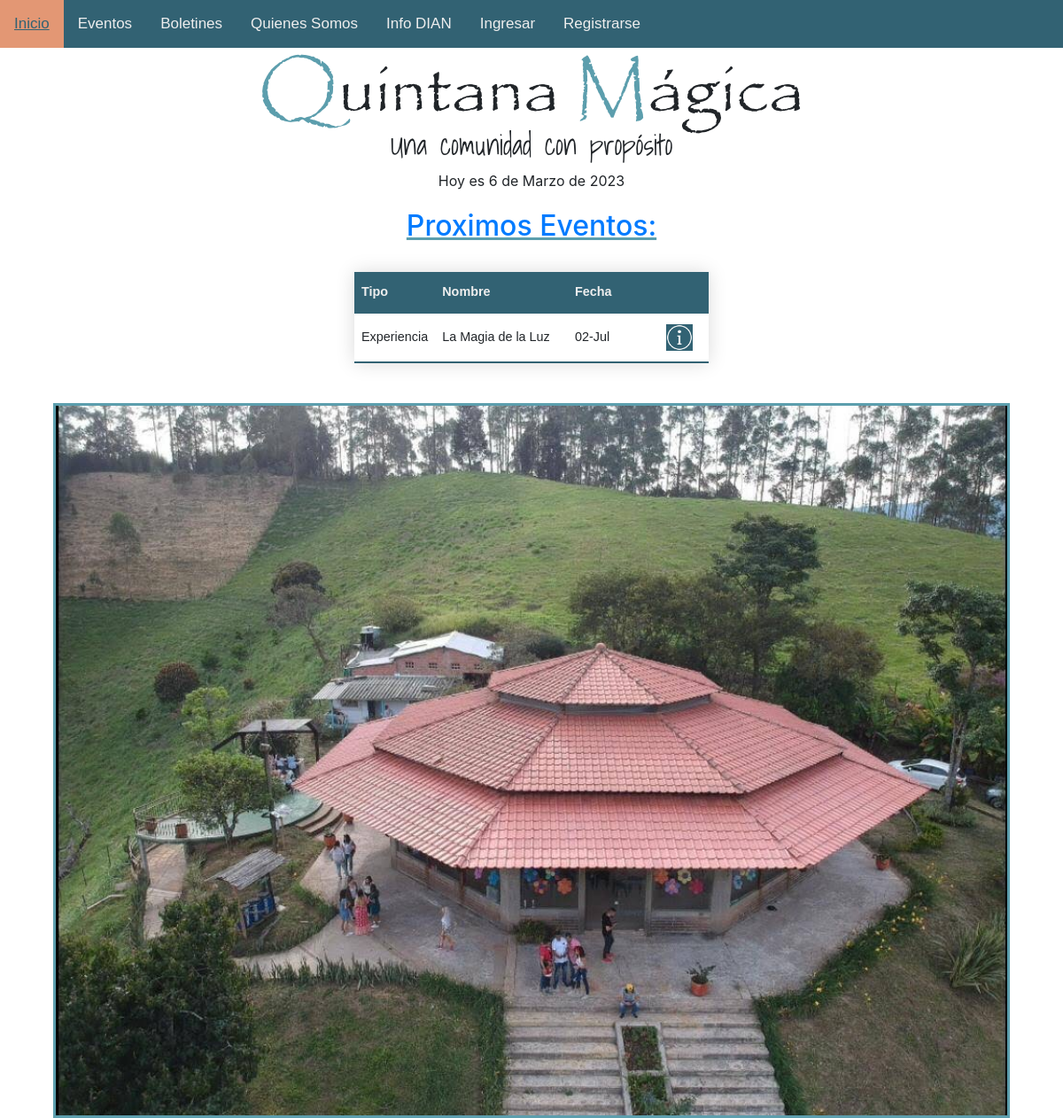
The app's page /, older data.
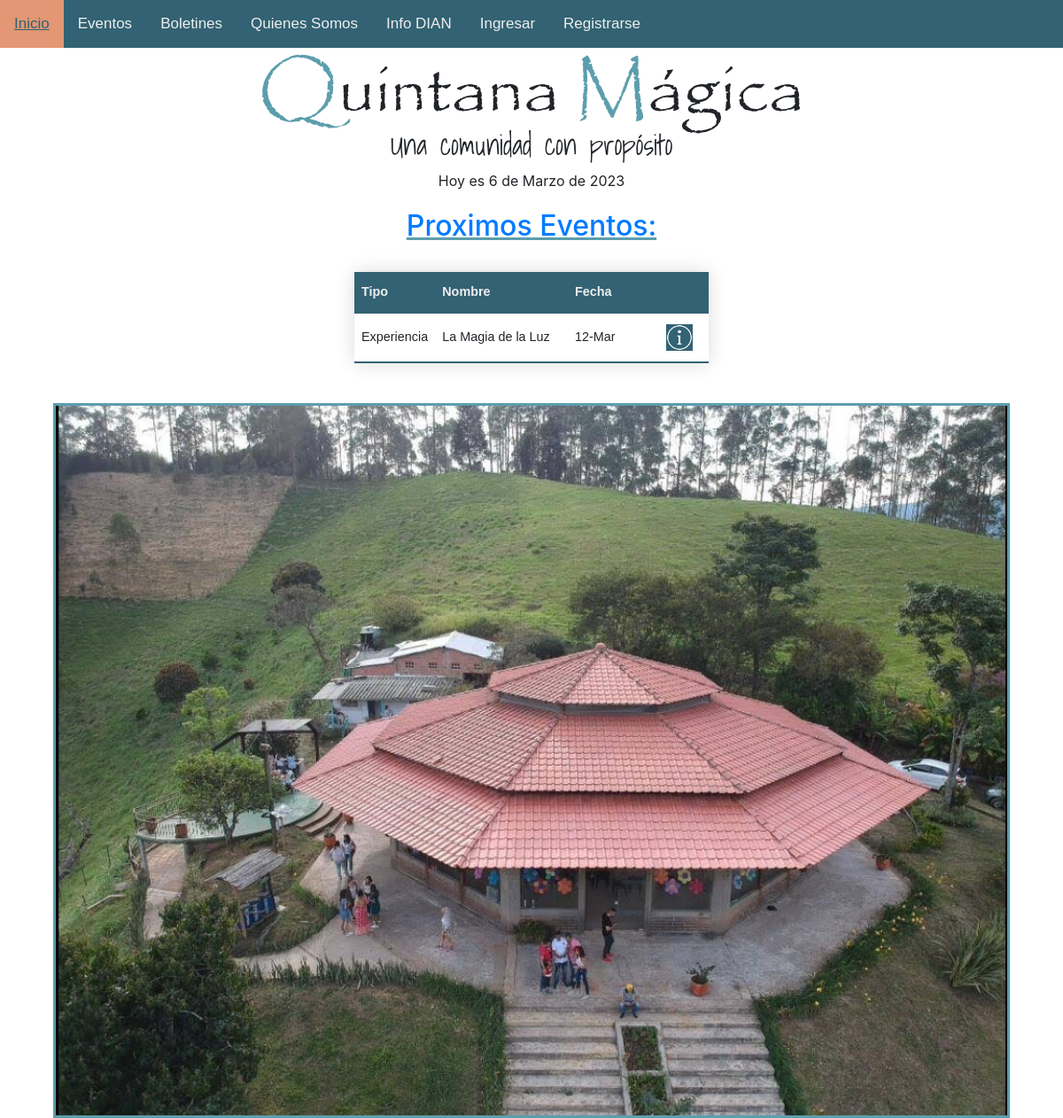
The same page, newer data.
### eventos/models.py (models this page shows, shortened)
class Evento(models.Model):
    TYPES = [
        ('Taller', 'Taller'),
        ('Encuentro', 'Encuentro'),
        ('Experiencia', 'Experiencia'),
    ]
    nombre = models.CharField(max_length=40)
    tipo = models.CharField(max_length=15, choices=TYPES)
    descripcion = models.TextField(null=True, blank=True)
    fecha = models.DateField()
    costo1 = models.PositiveIntegerField(default=0)
    fecha_costo1 = models.DateField(default=None, null=True, blank=True)
    costo2 = models.PositiveIntegerField(default=0)
    fecha_costo2 = models.DateField(default=None, null=True, blank=True)
    costo = models.PositiveIntegerField(default=0)
    fecha_costo = models.DateField(default=None, null=True, blank=True)
    imagen = models.ImageField(upload_to='eventos', null=True, blank=True)
    inscritos = models.ManyToManyField(User, blank=True)
    concluido = models.BooleanField(default=False)
    cancelado = models.BooleanField(default=False)
    cupos = models.PositiveSmallIntegerField(default=0)
    cant_inscritos = models.PositiveSmallIntegerField(default=0)
    cerrado = models.BooleanField(default=False)
    prueba = models.BooleanField(default=True)

### home/views.py (the view)
# urls.py: path('', views.homeView, name='home'),
def homeView(request):
    staff = False
    n_year = False
    navidad = False
    meses = {
        1:'Enero',
        2: 'Febrero',
        3:'Marzo',
        4:'Abril',
        5:'Mayo',
        6:'Junio',
        7:'Julio',
        8:'Agosto',
        9:'Septiembre',
        10:'Octubre',
        11:'Noviembre',
        12:'Diciembre',
    }
    cumple = False
    nickname = ""
    nm = False
    user = request.user
    comunidad = False
    try:
        cu = CustomUser.objects.get(user_id=user.id)
        act_user = User.objects.get(username=user)
        if dt.today().day == cu.birthday.day and dt.today().month == cu.birthday.month:
            cumple = True
        if cu.comunidad:
            comunidad =True
        if act_user.is_staff:
            staff = True
    except:
        pass
    try:
        cu = CustomUser.objects.get(user_id=user.id)
        nickname = cu.nickname.capitalize()
        nm = True
    except:
        nm = False
    if dt.today().month == 12:
        if dt.today().day == 24 or dt.today().day == 25:
            navidad = True
        elif dt.today().day == 31:
            n_year = True
    if dt.today().month == 1 and dt.today().day == 1:
        n_year = True
    mes = meses.get(dt.today().month)
    fecha = str(dt.today().day) + " de " + mes + " de " + str(dt.today().year)
    for event in Evento.objects.filter(cancelado=False, concluido=False):
        event.cant_inscritos = event.inscritos.count()
        if event.cant_inscritos >= event.cupos:
            event.cerrado = True
        if event.fecha < date.today():
            event.concluido = True
        event.save()
    return render(request, 'home/welcome.html', {
        'today': fecha,
        'cumple': cumple,
        'nickname': nickname,
        'nm': nm,
        'navidad': navidad,
        'n_year': n_year,
        'comunidad':comunidad,
        'staff': staff,
        'events': Evento.objects.filter(cancelado=False, concluido=False, prueba=False).order_by('fecha'),
        'all_events': Evento.objects.filter(cancelado=False, concluido=False).order_by('fecha'),
    })

### home/templates/home/welcome.html (shortened to what this page needs)
{% extends 'base.html' %}
{% load static %}
    {% block body %}
        <h1 class="qm-name"><span style="color: #5C9EAD;">Q</span>uintana <span style="color: #5C9EAD;">M</span>ágica</h1>
        <h2 class="text-center">Una comunidad con propósito</h2>
        <p class="center">Hoy es {{ today }}</p>
        {% if staff %}
        {% if all_events %}
        <h2 class="center events top-20"><a class="sindec" href="{% url 'eventos.lista' %}">Proximos Eventos:</a></h2>
        <div class="events-container center">
            <table class="styled-table">
                <thead>
                    <tr>
                        <th style="width: 35px;">Tipo</th>
                        <th style="width: 150px;">Nombre</th>
                        <th style="width: 80px;">Fecha</th>
                        <th style="width: 10px;"></th>
                    </tr>
                </thead>
                <tbody>
                    {% for event in all_events %}
                    <tr>
                        <td style="width: 10%;">{{ event.tipo }}</td>
                        <td style="width: 45%;">{{ event.nombre }}</td>
                        <td style="width: 30%;">{{ event.fecha|date:"d-M" }}</td>
                        <td style="width: 15%;">
                            <a href="{% url 'eventos.detail' pk=event.id %}">
                                <img src="{% static 'images/info.png' %}" style="width: 30px;" alt="">
                            </a>
                        </td>
                    </tr>
                        {% endfor %}
                </tbody>
            </table>
        </div>
        {% endif %}
        {% else %}
        {% if events %}
        <h2 class="center events top-20"><a class="sindec" href="{% url 'eventos.lista' %}">Proximos Eventos:</a></h2>
        <div class="events-container center">
            <table class="styled-table">
                <thead>
                    <tr>
                        <th style="width: 35px;">Tipo</th>
                        <th style="width: 150px;">Nombre</th>
                        <th style="width: 80px;">Fecha</th>
                        <th style="width: 10px;"></th>
                    </tr>
                </thead>
                <tbody>
                    {% for event in events %}
                    <tr>
                        <td style="width: 10%;">{{ event.tipo }}</td>
                        <td style="width: 45%;">{{ event.nombre }}</td>
                        <td style="width: 30%;">{{ event.fecha|date:"d-M" }}</td>
                        <td style="width: 15%;">
                            <a href="{% url 'eventos.detail' pk=event.id %}">
                                <img src="{% static 'images/info.png' %}" style="width: 30px;" alt="">
                            </a>
                        </td>
                    </tr>
                        {% endfor %}
                </tbody>
            </table>
        </div>
        {% endif %}
        {% endif %}
        <img class="img-fluid" src="{% static 'images/qm.jpg' %}" style="border-color: #5C9EAD ;
        border-style: solid;" alt="Quintana Mágica">
    {% endblock %}

Row changes from the older to the newer data that the page shows:
changed Evento "Experiencia": fecha "02-Jul" → "12-Mar"
